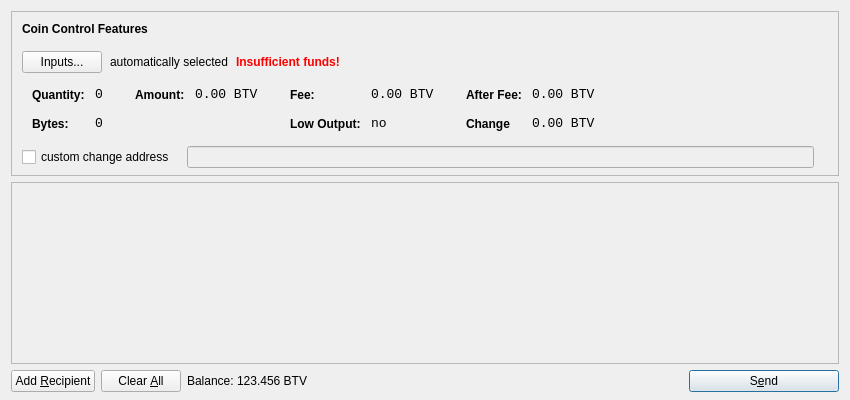
<?xml version="1.0" encoding="UTF-8"?>
<ui version="4.0">
 <class>SendCoinsDialog</class>
 <widget class="QDialog" name="SendCoinsDialog">
  <property name="geometry">
   <rect>
    <x>0</x>
    <y>0</y>
    <width>850</width>
    <height>400</height>
   </rect>
  </property>
  <property name="windowTitle">
   <string>Send Coins</string>
  </property>
  <layout class="QVBoxLayout" name="verticalLayout" stretch="0,1,0">
   <property name="bottomMargin">
    <number>8</number>
   </property>
   <item>
    <widget class="QFrame" name="frameCoinControl">
     <property name="sizePolicy">
      <sizepolicy hsizetype="Expanding" vsizetype="Expanding">
       <horstretch>0</horstretch>
       <verstretch>0</verstretch>
      </sizepolicy>
     </property>
     <property name="maximumSize">
      <size>
       <width>16777215</width>
       <height>16777215</height>
      </size>
     </property>
     <property name="frameShape">
      <enum>QFrame::StyledPanel</enum>
     </property>
     <property name="frameShadow">
      <enum>QFrame::Sunken</enum>
     </property>
     <layout class="QVBoxLayout" name="verticalLayoutCoinControl2">
      <property name="spacing">
       <number>-1</number>
      </property>
      <property name="leftMargin">
       <number>0</number>
      </property>
      <property name="topMargin">
       <number>0</number>
      </property>
      <property name="rightMargin">
       <number>0</number>
      </property>
      <property name="bottomMargin">
       <number>6</number>
      </property>
      <item>
       <layout class="QVBoxLayout" name="verticalLayoutCoinControl" stretch="0,0,0,0,1">
        <property name="spacing">
         <number>0</number>
        </property>
        <property name="leftMargin">
         <number>10</number>
        </property>
        <property name="topMargin">
         <number>10</number>
        </property>
        <item>
         <layout class="QHBoxLayout" name="horizontalLayoutCoinControl1">
          <property name="bottomMargin">
           <number>15</number>
          </property>
          <item>
           <widget class="QLabel" name="labelCoinControlFeatures">
            <property name="sizePolicy">
             <sizepolicy hsizetype="Preferred" vsizetype="Maximum">
              <horstretch>0</horstretch>
              <verstretch>0</verstretch>
             </sizepolicy>
            </property>
            <property name="font">
             <font>
              <weight>75</weight>
              <bold>true</bold>
             </font>
            </property>
            <property name="styleSheet">
             <string notr="true">font-weight:bold;</string>
            </property>
            <property name="text">
             <string>Coin Control Features</string>
            </property>
           </widget>
          </item>
         </layout>
        </item>
        <item>
         <layout class="QHBoxLayout" name="horizontalLayoutCoinControl2" stretch="0,0,0,0">
          <property name="spacing">
           <number>8</number>
          </property>
          <property name="bottomMargin">
           <number>10</number>
          </property>
          <item>
           <widget class="QPushButton" name="pushButtonCoinControl">
            <property name="styleSheet">
             <string notr="true"/>
            </property>
            <property name="text">
             <string>Inputs...</string>
            </property>
           </widget>
          </item>
          <item>
           <widget class="QLabel" name="labelCoinControlAutomaticallySelected">
            <property name="text">
             <string>automatically selected</string>
            </property>
            <property name="margin">
             <number>5</number>
            </property>
           </widget>
          </item>
          <item>
           <widget class="QLabel" name="labelCoinControlInsuffFunds">
            <property name="font">
             <font>
              <weight>75</weight>
              <bold>true</bold>
             </font>
            </property>
            <property name="styleSheet">
             <string notr="true">color:red;font-weight:bold;</string>
            </property>
            <property name="text">
             <string>Insufficient funds!</string>
            </property>
            <property name="margin">
             <number>5</number>
            </property>
           </widget>
          </item>
          <item>
           <spacer name="horizontalSpacerCoinControl">
            <property name="orientation">
             <enum>Qt::Horizontal</enum>
            </property>
            <property name="sizeHint" stdset="0">
             <size>
              <width>40</width>
              <height>1</height>
             </size>
            </property>
           </spacer>
          </item>
         </layout>
        </item>
        <item>
         <widget class="QWidget" name="widgetCoinControl" native="true">
          <property name="sizePolicy">
           <sizepolicy hsizetype="Preferred" vsizetype="Preferred">
            <horstretch>0</horstretch>
            <verstretch>0</verstretch>
           </sizepolicy>
          </property>
          <property name="minimumSize">
           <size>
            <width>0</width>
            <height>0</height>
           </size>
          </property>
          <property name="styleSheet">
           <string notr="true"/>
          </property>
          <layout class="QHBoxLayout" name="horizontalLayoutCoinControl5">
           <property name="margin">
            <number>0</number>
           </property>
           <item>
            <layout class="QHBoxLayout" name="horizontalLayoutCoinControl3" stretch="0,0,0,1">
             <property name="spacing">
              <number>20</number>
             </property>
             <property name="topMargin">
              <number>0</number>
             </property>
             <property name="bottomMargin">
              <number>10</number>
             </property>
             <item>
              <layout class="QFormLayout" name="formLayoutCoinControl1">
               <property name="horizontalSpacing">
                <number>10</number>
               </property>
               <property name="verticalSpacing">
                <number>14</number>
               </property>
               <property name="leftMargin">
                <number>10</number>
               </property>
               <property name="topMargin">
                <number>4</number>
               </property>
               <property name="rightMargin">
                <number>6</number>
               </property>
               <item row="0" column="0">
                <widget class="QLabel" name="labelCoinControlQuantityText">
                 <property name="styleSheet">
                  <string notr="true">font-weight:bold;</string>
                 </property>
                 <property name="text">
                  <string>Quantity:</string>
                 </property>
                 <property name="margin">
                  <number>0</number>
                 </property>
                </widget>
               </item>
               <item row="0" column="1">
                <widget class="QLabel" name="labelCoinControlQuantity">
                 <property name="font">
                  <font>
                   <family>Monospace</family>
                   <pointsize>10</pointsize>
                  </font>
                 </property>
                 <property name="cursor">
                  <cursorShape>IBeamCursor</cursorShape>
                 </property>
                 <property name="contextMenuPolicy">
                  <enum>Qt::ActionsContextMenu</enum>
                 </property>
                 <property name="text">
                  <string>0</string>
                 </property>
                 <property name="margin">
                  <number>0</number>
                 </property>
                 <property name="textInteractionFlags">
                  <set>Qt::LinksAccessibleByMouse|Qt::TextSelectableByKeyboard|Qt::TextSelectableByMouse</set>
                 </property>
                </widget>
               </item>
               <item row="1" column="0">
                <widget class="QLabel" name="labelCoinControlBytesText">
                 <property name="styleSheet">
                  <string notr="true">font-weight:bold;</string>
                 </property>
                 <property name="text">
                  <string>Bytes:</string>
                 </property>
                </widget>
               </item>
               <item row="1" column="1">
                <widget class="QLabel" name="labelCoinControlBytes">
                 <property name="font">
                  <font>
                   <family>Monospace</family>
                   <pointsize>10</pointsize>
                  </font>
                 </property>
                 <property name="cursor">
                  <cursorShape>IBeamCursor</cursorShape>
                 </property>
                 <property name="contextMenuPolicy">
                  <enum>Qt::ActionsContextMenu</enum>
                 </property>
                 <property name="text">
                  <string>0</string>
                 </property>
                 <property name="textInteractionFlags">
                  <set>Qt::LinksAccessibleByMouse|Qt::TextSelectableByKeyboard|Qt::TextSelectableByMouse</set>
                 </property>
                </widget>
               </item>
              </layout>
             </item>
             <item>
              <layout class="QFormLayout" name="formLayoutCoinControl2">
               <property name="horizontalSpacing">
                <number>10</number>
               </property>
               <property name="verticalSpacing">
                <number>14</number>
               </property>
               <property name="leftMargin">
                <number>6</number>
               </property>
               <property name="topMargin">
                <number>4</number>
               </property>
               <property name="rightMargin">
                <number>6</number>
               </property>
               <item row="0" column="0">
                <widget class="QLabel" name="labelCoinControlAmountText">
                 <property name="styleSheet">
                  <string notr="true">font-weight:bold;</string>
                 </property>
                 <property name="text">
                  <string>Amount:</string>
                 </property>
                 <property name="margin">
                  <number>0</number>
                 </property>
                </widget>
               </item>
               <item row="0" column="1">
                <widget class="QLabel" name="labelCoinControlAmount">
                 <property name="font">
                  <font>
                   <family>Monospace</family>
                   <pointsize>10</pointsize>
                  </font>
                 </property>
                 <property name="cursor">
                  <cursorShape>IBeamCursor</cursorShape>
                 </property>
                 <property name="contextMenuPolicy">
                  <enum>Qt::ActionsContextMenu</enum>
                 </property>
                 <property name="text">
                  <string notr="true">0.00 BTV</string>
                 </property>
                 <property name="textInteractionFlags">
                  <set>Qt::LinksAccessibleByMouse|Qt::TextSelectableByKeyboard|Qt::TextSelectableByMouse</set>
                 </property>
                </widget>
               </item>
              </layout>
             </item>
             <item>
              <layout class="QFormLayout" name="formLayoutCoinControl3">
               <property name="horizontalSpacing">
                <number>10</number>
               </property>
               <property name="verticalSpacing">
                <number>14</number>
               </property>
               <property name="leftMargin">
                <number>6</number>
               </property>
               <property name="topMargin">
                <number>4</number>
               </property>
               <property name="rightMargin">
                <number>6</number>
               </property>
               <item row="0" column="0">
                <widget class="QLabel" name="labelCoinControlFeeText">
                 <property name="styleSheet">
                  <string notr="true">font-weight:bold;</string>
                 </property>
                 <property name="text">
                  <string>Fee:</string>
                 </property>
                 <property name="margin">
                  <number>0</number>
                 </property>
                </widget>
               </item>
               <item row="0" column="1">
                <widget class="QLabel" name="labelCoinControlFee">
                 <property name="font">
                  <font>
                   <family>Monospace</family>
                   <pointsize>10</pointsize>
                  </font>
                 </property>
                 <property name="cursor">
                  <cursorShape>IBeamCursor</cursorShape>
                 </property>
                 <property name="contextMenuPolicy">
                  <enum>Qt::ActionsContextMenu</enum>
                 </property>
                 <property name="text">
                  <string notr="true">0.00 BTV</string>
                 </property>
                 <property name="textInteractionFlags">
                  <set>Qt::LinksAccessibleByMouse|Qt::TextSelectableByKeyboard|Qt::TextSelectableByMouse</set>
                 </property>
                </widget>
               </item>
               <item row="1" column="0">
                <widget class="QLabel" name="labelCoinControlLowOutputText">
                 <property name="styleSheet">
                  <string notr="true">font-weight:bold;</string>
                 </property>
                 <property name="text">
                  <string>Low Output:</string>
                 </property>
                </widget>
               </item>
               <item row="1" column="1">
                <widget class="QLabel" name="labelCoinControlLowOutput">
                 <property name="font">
                  <font>
                   <family>Monospace</family>
                   <pointsize>10</pointsize>
                  </font>
                 </property>
                 <property name="cursor">
                  <cursorShape>IBeamCursor</cursorShape>
                 </property>
                 <property name="contextMenuPolicy">
                  <enum>Qt::ActionsContextMenu</enum>
                 </property>
                 <property name="text">
                  <string>no</string>
                 </property>
                 <property name="textInteractionFlags">
                  <set>Qt::LinksAccessibleByMouse|Qt::TextSelectableByKeyboard|Qt::TextSelectableByMouse</set>
                 </property>
                </widget>
               </item>
              </layout>
             </item>
             <item>
              <layout class="QFormLayout" name="formLayoutCoinControl4">
               <property name="horizontalSpacing">
                <number>10</number>
               </property>
               <property name="verticalSpacing">
                <number>14</number>
               </property>
               <property name="leftMargin">
                <number>6</number>
               </property>
               <property name="topMargin">
                <number>4</number>
               </property>
               <property name="rightMargin">
                <number>6</number>
               </property>
               <item row="0" column="0">
                <widget class="QLabel" name="labelCoinControlAfterFeeText">
                 <property name="styleSheet">
                  <string notr="true">font-weight:bold;</string>
                 </property>
                 <property name="text">
                  <string>After Fee:</string>
                 </property>
                 <property name="margin">
                  <number>0</number>
                 </property>
                </widget>
               </item>
               <item row="0" column="1">
                <widget class="QLabel" name="labelCoinControlAfterFee">
                 <property name="font">
                  <font>
                   <family>Monospace</family>
                   <pointsize>10</pointsize>
                  </font>
                 </property>
                 <property name="cursor">
                  <cursorShape>IBeamCursor</cursorShape>
                 </property>
                 <property name="contextMenuPolicy">
                  <enum>Qt::ActionsContextMenu</enum>
                 </property>
                 <property name="text">
                  <string notr="true">0.00 BTV</string>
                 </property>
                 <property name="textInteractionFlags">
                  <set>Qt::LinksAccessibleByMouse|Qt::TextSelectableByKeyboard|Qt::TextSelectableByMouse</set>
                 </property>
                </widget>
               </item>
               <item row="1" column="0">
                <widget class="QLabel" name="labelCoinControlChangeText">
                 <property name="styleSheet">
                  <string notr="true">font-weight:bold;</string>
                 </property>
                 <property name="text">
                  <string>Change</string>
                 </property>
                </widget>
               </item>
               <item row="1" column="1">
                <widget class="QLabel" name="labelCoinControlChange">
                 <property name="font">
                  <font>
                   <family>Monospace</family>
                   <pointsize>10</pointsize>
                  </font>
                 </property>
                 <property name="cursor">
                  <cursorShape>IBeamCursor</cursorShape>
                 </property>
                 <property name="contextMenuPolicy">
                  <enum>Qt::ActionsContextMenu</enum>
                 </property>
                 <property name="text">
                  <string notr="true">0.00 BTV</string>
                 </property>
                 <property name="textInteractionFlags">
                  <set>Qt::LinksAccessibleByMouse|Qt::TextSelectableByKeyboard|Qt::TextSelectableByMouse</set>
                 </property>
                </widget>
               </item>
              </layout>
             </item>
            </layout>
           </item>
          </layout>
         </widget>
        </item>
        <item>
         <layout class="QHBoxLayout" name="horizontalLayoutCoinControl4" stretch="0,0,0">
          <property name="spacing">
           <number>12</number>
          </property>
          <property name="sizeConstraint">
           <enum>QLayout::SetDefaultConstraint</enum>
          </property>
          <property name="topMargin">
           <number>5</number>
          </property>
          <property name="rightMargin">
           <number>5</number>
          </property>
          <item>
           <widget class="QCheckBox" name="checkBoxCoinControlChange">
            <property name="text">
             <string>custom change address</string>
            </property>
           </widget>
          </item>
          <item>
           <widget class="QLineEdit" name="lineEditCoinControlChange">
            <property name="enabled">
             <bool>false</bool>
            </property>
            <property name="sizePolicy">
             <sizepolicy hsizetype="Expanding" vsizetype="Fixed">
              <horstretch>0</horstretch>
              <verstretch>0</verstretch>
             </sizepolicy>
            </property>
           </widget>
          </item>
          <item>
           <widget class="QLabel" name="labelCoinControlChangeLabel">
            <property name="sizePolicy">
             <sizepolicy hsizetype="Preferred" vsizetype="Expanding">
              <horstretch>0</horstretch>
              <verstretch>0</verstretch>
             </sizepolicy>
            </property>
            <property name="minimumSize">
             <size>
              <width>0</width>
              <height>0</height>
             </size>
            </property>
            <property name="text">
             <string/>
            </property>
            <property name="margin">
             <number>3</number>
            </property>
           </widget>
          </item>
         </layout>
        </item>
        <item>
         <spacer name="verticalSpacerCoinControl">
          <property name="orientation">
           <enum>Qt::Vertical</enum>
          </property>
          <property name="sizeHint" stdset="0">
           <size>
            <width>800</width>
            <height>1</height>
           </size>
          </property>
         </spacer>
        </item>
       </layout>
      </item>
     </layout>
    </widget>
   </item>
   <item>
    <widget class="QScrollArea" name="scrollArea">
     <property name="widgetResizable">
      <bool>true</bool>
     </property>
     <widget class="QWidget" name="scrollAreaWidgetContents">
      <property name="geometry">
       <rect>
        <x>0</x>
        <y>0</y>
        <width>830</width>
        <height>165</height>
       </rect>
      </property>
      <layout class="QVBoxLayout" name="verticalLayout_2">
       <property name="margin">
        <number>0</number>
       </property>
       <item>
        <layout class="QVBoxLayout" name="entries">
         <property name="spacing">
          <number>6</number>
         </property>
        </layout>
       </item>
       <item>
        <spacer name="verticalSpacer">
         <property name="orientation">
          <enum>Qt::Vertical</enum>
         </property>
         <property name="sizeHint" stdset="0">
          <size>
           <width>20</width>
           <height>40</height>
          </size>
         </property>
        </spacer>
       </item>
      </layout>
     </widget>
    </widget>
   </item>
   <item>
    <layout class="QHBoxLayout" name="horizontalLayout">
     <item>
      <widget class="QPushButton" name="addButton">
       <property name="toolTip">
        <string>Send to multiple recipients at once</string>
       </property>
       <property name="text">
        <string>Add &amp;Recipient</string>
       </property>
       <property name="autoDefault">
        <bool>false</bool>
       </property>
      </widget>
     </item>
     <item>
      <widget class="QPushButton" name="clearButton">
       <property name="sizePolicy">
        <sizepolicy hsizetype="Minimum" vsizetype="Fixed">
         <horstretch>0</horstretch>
         <verstretch>0</verstretch>
        </sizepolicy>
       </property>
       <property name="toolTip">
        <string>Remove all transaction fields</string>
       </property>
       <property name="text">
        <string>Clear &amp;All</string>
       </property>
       <property name="autoRepeatDelay">
        <number>300</number>
       </property>
       <property name="autoDefault">
        <bool>false</bool>
       </property>
      </widget>
     </item>
     <item>
      <layout class="QHBoxLayout" name="horizontalLayout_2">
       <property name="spacing">
        <number>3</number>
       </property>
       <item>
        <widget class="QLabel" name="label">
         <property name="sizePolicy">
          <sizepolicy hsizetype="Preferred" vsizetype="Fixed">
           <horstretch>0</horstretch>
           <verstretch>0</verstretch>
          </sizepolicy>
         </property>
         <property name="text">
          <string>Balance:</string>
         </property>
        </widget>
       </item>
       <item>
        <widget class="QLabel" name="labelBalance">
         <property name="sizePolicy">
          <sizepolicy hsizetype="Preferred" vsizetype="Fixed">
           <horstretch>0</horstretch>
           <verstretch>0</verstretch>
          </sizepolicy>
         </property>
         <property name="cursor">
          <cursorShape>IBeamCursor</cursorShape>
         </property>
         <property name="text">
          <string notr="true">123.456 BTV</string>
         </property>
         <property name="textInteractionFlags">
          <set>Qt::LinksAccessibleByMouse|Qt::TextSelectableByKeyboard|Qt::TextSelectableByMouse</set>
         </property>
        </widget>
       </item>
      </layout>
     </item>
     <item>
      <spacer name="horizontalSpacer">
       <property name="orientation">
        <enum>Qt::Horizontal</enum>
       </property>
       <property name="sizeHint" stdset="0">
        <size>
         <width>40</width>
         <height>20</height>
        </size>
       </property>
      </spacer>
     </item>
     <item>
      <widget class="QPushButton" name="sendButton">
       <property name="minimumSize">
        <size>
         <width>150</width>
         <height>0</height>
        </size>
       </property>
       <property name="toolTip">
        <string>Confirm the send action</string>
       </property>
       <property name="text">
        <string>S&amp;end</string>
       </property>
       <property name="icon">
        <iconset resource="../bitcoin.qrc">
         <normaloff>:/icons/send</normaloff>:/icons/send</iconset>
       </property>
       <property name="default">
        <bool>true</bool>
       </property>
      </widget>
     </item>
    </layout>
   </item>
  </layout>
 </widget>
 <resources>
  <include location="../bitcoin.qrc"/>
 </resources>
 <connections/>
</ui>
